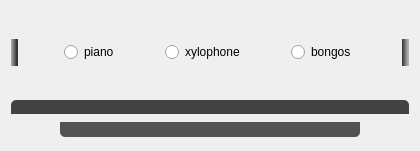
           <widget class="QWidget" name="widget" native="true">
            <layout class="QVBoxLayout" name="verticalLayout" stretch="1,1,1,0,1">
             <item>
              <spacer name="verticalSpacer_2">
               <property name="orientation">
                <enum>Qt::Vertical</enum>
               </property>
               <property name="sizeHint" stdset="0">
                <size>
                 <width>20</width>
                 <height>23</height>
                </size>
               </property>
              </spacer>
             </item>
             <item>
              <layout class="QHBoxLayout" name="horizontalLayout" stretch="1,0,0,0,0,0,0,0,1">
               <item>
                <widget class="QLabel" name="label_57">
                 <property name="maximumSize">
                  <size>
                   <width>16777215</width>
                   <height>30</height>
                  </size>
                 </property>
                 <property name="styleSheet">
                  <string notr="true">background-color: rgb(6, 87, 88);
background-color: qlineargradient(spread:pad, x1:0, y1:1, x2:1, y2:1, stop:0 rgba(175, 175, 175, 255), stop:0.915423 rgba(49, 49, 49, 255));
background-color: qlineargradient(spread:pad, x1:0, y1:1, x2:1, y2:1, stop:0 rgba(175, 175, 175, 255), stop:0.840796 rgba(49, 49, 49, 255));</string>
                 </property>
                 <property name="text">
                  <string/>
                 </property>
                </widget>
               </item>
               <item>
                <spacer name="horizontalSpacer">
                 <property name="orientation">
                  <enum>Qt::Horizontal</enum>
                 </property>
                 <property name="sizeHint" stdset="0">
                  <size>
                   <width>40</width>
                   <height>20</height>
                  </size>
                 </property>
                </spacer>
               </item>
               <item>
                <widget class="QRadioButton" name="pianoButton">
                 <property name="cursor">
                  <cursorShape>PointingHandCursor</cursorShape>
                 </property>
                 <property name="text">
                  <string>piano</string>
                 </property>
                 <property name="checkable">
                  <bool>true</bool>
                 </property>
                 <property name="checked">
                  <bool>false</bool>
                 </property>
                </widget>
               </item>
               <item>
                <spacer name="horizontalSpacer_3">
                 <property name="orientation">
                  <enum>Qt::Horizontal</enum>
                 </property>
                 <property name="sizeHint" stdset="0">
                  <size>
                   <width>40</width>
                   <height>20</height>
                  </size>
                 </property>
                </spacer>
               </item>
               <item>
                <widget class="QRadioButton" name="xylophoneButton">
                 <property name="cursor">
                  <cursorShape>PointingHandCursor</cursorShape>
                 </property>
                 <property name="text">
                  <string>xylophone</string>
                 </property>
                </widget>
               </item>
               <item>
                <spacer name="horizontalSpacer_4">
                 <property name="orientation">
                  <enum>Qt::Horizontal</enum>
                 </property>
                 <property name="sizeHint" stdset="0">
                  <size>
                   <width>40</width>
                   <height>20</height>
                  </size>
                 </property>
                </spacer>
               </item>
               <item>
                <widget class="QRadioButton" name="BongosButton">
                 <property name="cursor">
                  <cursorShape>PointingHandCursor</cursorShape>
                 </property>
                 <property name="text">
                  <string>bongos</string>
                 </property>
                </widget>
               </item>
               <item>
                <spacer name="horizontalSpacer_2">
                 <property name="orientation">
                  <enum>Qt::Horizontal</enum>
                 </property>
                 <property name="sizeHint" stdset="0">
                  <size>
                   <width>40</width>
                   <height>20</height>
                  </size>
                 </property>
                </spacer>
               </item>
               <item>
                <widget class="QLabel" name="label_69">
                 <property name="maximumSize">
                  <size>
                   <width>16777215</width>
                   <height>30</height>
                  </size>
                 </property>
                 <property name="styleSheet">
                  <string notr="true">background-color: qlineargradient(spread:pad, x1:0, y1:1, x2:1, y2:1, stop:0 rgba(49, 49, 49, 255), stop:0.840796 rgba(175, 175, 175, 255));</string>
                 </property>
                 <property name="text">
                  <string/>
                 </property>
                </widget>
               </item>
              </layout>
             </item>
             <item>
              <spacer name="verticalSpacer_3">
               <property name="orientation">
                <enum>Qt::Vertical</enum>
               </property>
               <property name="sizeHint" stdset="0">
                <size>
                 <width>20</width>
                 <height>40</height>
                </size>
               </property>
              </spacer>
             </item>
             <item>
              <widget class="QLabel" name="label_19">
               <property name="maximumSize">
                <size>
                 <width>16777215</width>
                 <height>15</height>
                </size>
               </property>
               <property name="styleSheet">
                <string notr="true">/*background-color: rgb(6, 87, 88);*/
background-color: rgb(66, 66, 66);
border-top-right-radius: 5px;
border-top-left-radius: 5px;</string>
               </property>
               <property name="text">
                <string/>
               </property>
              </widget>
             </item>
             <item>
              <layout class="QHBoxLayout" name="horizontalLayout_2" stretch="0,1,0">
               <item>
                <spacer name="horizontalSpacer_5">
                 <property name="orientation">
                  <enum>Qt::Horizontal</enum>
                 </property>
                 <property name="sizeHint" stdset="0">
                  <size>
                   <width>40</width>
                   <height>20</height>
                  </size>
                 </property>
                </spacer>
               </item>
               <item>
                <widget class="QLabel" name="label_20">
                 <property name="maximumSize">
                  <size>
                   <width>300</width>
                   <height>15</height>
                  </size>
                 </property>
                 <property name="styleSheet">
                  <string notr="true">background-color: rgb(83, 83, 83);
border-bottom-right-radius: 5px;
border-bottom-left-radius: 5px;</string>
                 </property>
                 <property name="text">
                  <string/>
                 </property>
                </widget>
               </item>
               <item>
                <spacer name="horizontalSpacer_6">
                 <property name="orientation">
                  <enum>Qt::Horizontal</enum>
                 </property>
                 <property name="sizeHint" stdset="0">
                  <size>
                   <width>40</width>
                   <height>20</height>
                  </size>
                 </property>
                </spacer>
               </item>
              </layout>
             </item>
            </layout>
           </widget>
